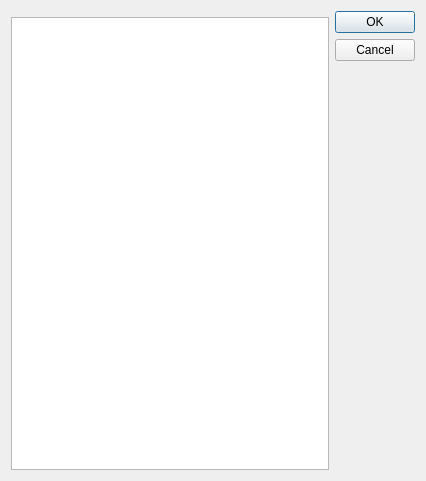
<?xml version="1.0" encoding="UTF-8"?>
<ui version="4.0">
 <class>SimSelectBuildDialog</class>
 <widget class="QDialog" name="SimSelectBuildDialog">
  <property name="geometry">
   <rect>
    <x>0</x>
    <y>0</y>
    <width>426</width>
    <height>481</height>
   </rect>
  </property>
  <property name="windowTitle">
   <string>Select Build</string>
  </property>
  <layout class="QHBoxLayout" name="horizontalLayout">
   <item>
    <layout class="QGridLayout" name="gridLayout">
     <item row="1" column="0">
      <widget class="QListWidget" name="buildList"/>
     </item>
     <item row="0" column="1" rowspan="2">
      <widget class="QDialogButtonBox" name="buttonBox">
       <property name="orientation">
        <enum>Qt::Vertical</enum>
       </property>
       <property name="standardButtons">
        <set>QDialogButtonBox::Cancel|QDialogButtonBox::Ok</set>
       </property>
      </widget>
     </item>
    </layout>
   </item>
  </layout>
 </widget>
 <tabstops>
  <tabstop>buildList</tabstop>
 </tabstops>
 <resources/>
 <connections>
  <connection>
   <sender>buttonBox</sender>
   <signal>accepted()</signal>
   <receiver>SimSelectBuildDialog</receiver>
   <slot>accept()</slot>
   <hints>
    <hint type="sourcelabel">
     <x>248</x>
     <y>254</y>
    </hint>
    <hint type="destinationlabel">
     <x>157</x>
     <y>274</y>
    </hint>
   </hints>
  </connection>
  <connection>
   <sender>buttonBox</sender>
   <signal>rejected()</signal>
   <receiver>SimSelectBuildDialog</receiver>
   <slot>reject()</slot>
   <hints>
    <hint type="sourcelabel">
     <x>316</x>
     <y>260</y>
    </hint>
    <hint type="destinationlabel">
     <x>286</x>
     <y>274</y>
    </hint>
   </hints>
  </connection>
 </connections>
</ui>
